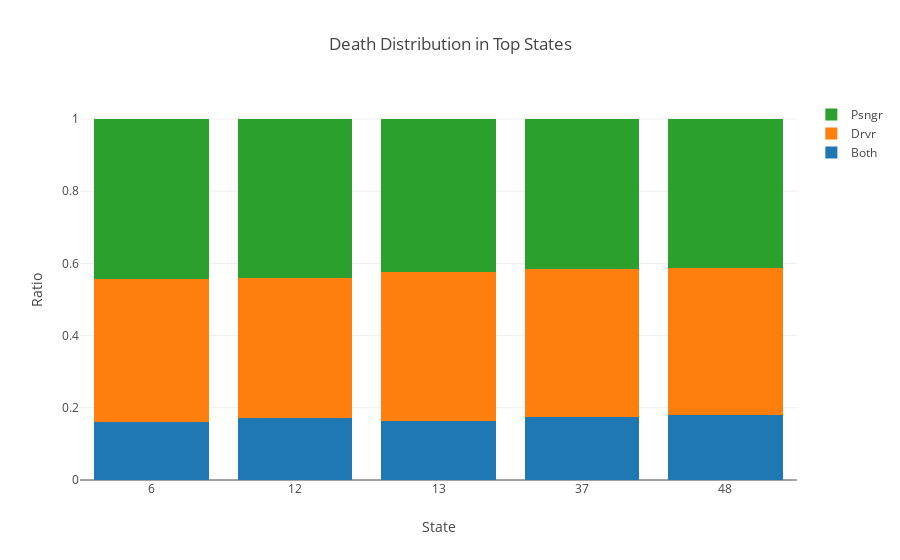

Source (notebook cell):
### Code cell
#record of people only who died
deathonly_df = top5states_df[top5states_df.who_died != 'None']

fig = stacked_chart(df=deathonly_df, x='state', legend='who_died', normalize='index', xaxistitle='State', yaxistitle='Ratio', title='Death Distribution in Top States')
iplot(fig)

### Figure 1 — Plotly figure (JSON) as saved in the notebook; plotly's stock layout.template omitted (floating-point values rounded to 4 significant figures)
{"data": [{"name": "Both", "type": "bar", "x": [6, 12, 13, 37, 48], "y": [0.1597, 0.1708, 0.1633, 0.1743, 0.1796]}, {"name": "Drvr", "type": "bar", "x": [6, 12, 13, 37, 48], "y": [0.3963, 0.3898, 0.4123, 0.4089, 0.4081]}, {"name": "Psngr", "type": "bar", "x": [6, 12, 13, 37, 48], "y": [0.4439, 0.4394, 0.4244, 0.4168, 0.4123]}], "layout": {"barmode": "stack", "title": "Death Distribution in Top States", "xaxis": {"showticklabels": true, "title": "State", "type": "category"}, "yaxis": {"title": "Ratio"}}}
